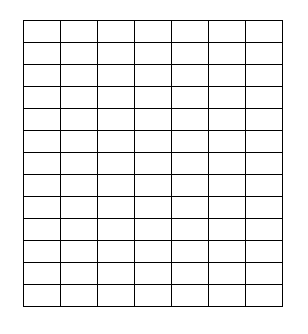
#> input picture test.png, 308 x 334 px
$ python Sobel_Edge_Detection_x.py   (older library calls are emulated)
#> lines starting #> are read from the running program, lines starting #| are printed output that depends on the picture; after the words box and inside, x2 and y2 are one past the last pixel; in counts of white or black regions, pixels touching at a corner belong together
import cv2
import numpy as np
import imutils

img = cv2.imread("./test.png")
#> img is the input picture: shape (334, 308, 3); 94.3% white; black in thin lines or dots, all inside (x1, y1, x2, y2) = (23, 20, 283, 307)

img_gray = cv2.cvtColor(img, cv2.COLOR_BGR2GRAY)

img_sobel_x = cv2.Sobel(img_gray, cv2.CV_64F, 1, 0, ksize=3)
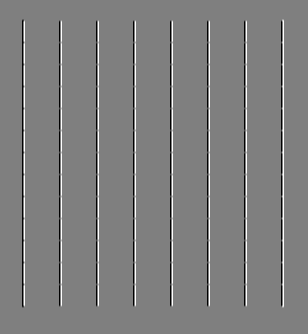
#> img_sobel_x: shape (334, 308) float64; min -1020, max 1020, mean 0; drawn with min black and max white
img_sobel_x = cv2.convertScaleAbs(img_sobel_x)
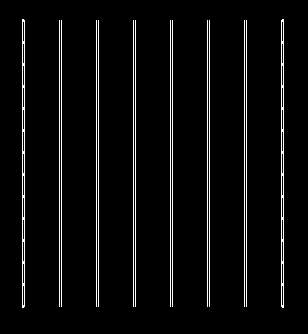
#> img_sobel_x: shape (334, 308); 4.5% white in thin lines or dots, all inside (x1, y1, x2, y2) = (22, 19, 284, 308)

# img_sobel_x = imutils.resize(img_sobel_x, width=300)
# img = imutils.resize(img, width=300)

# merged = np.hstack((img, img_sobel_x))

while True:
    cv2.imshow("Original", img)
    cv2.imshow("Sobel", img_sobel_x)

    key = cv2.waitKey(1)
#> (key Esc is pressed here)

    if key == 27:
        break

cv2.destroyAllWindows()
